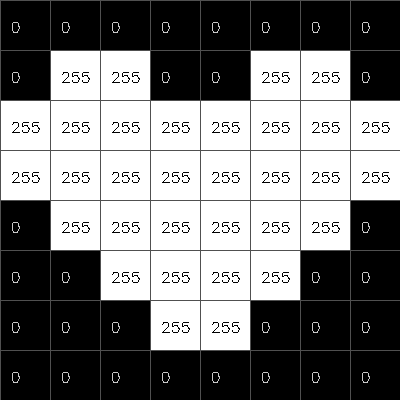
#> input picture 02_컴퓨터비전_물체인식/matrix_test.png, 400 x 400 px
$ python -i webcam_gradio.py   (imports and definitions only)
#> lines starting #> are read from the running program, lines starting #| are printed output that depends on the picture; after the words box and inside, x2 and y2 are one past the last pixel; in counts of white or black regions, pixels touching at a corner belong together
#> further down, picture is the input picture: shape (400, 400, 3); min 0, max 255, mean 122.6
"""
[실습 1-4B] Gradio 웹캠 버전
구글 코랩의 eval_js 대신 Gradio로 웹캠 사진을 찍고 Canny 테두리를 확인합니다.

준비: pip install gradio opencv-python numpy
실행: python webcam_gradio.py
"""

import gradio as gr
import numpy as np
import cv2

def detect_edges(img, low=50, high=150):
    """웹캠 이미지에 Canny 테두리 검출 적용"""
#> called with low = 50, high = 150
    if img is None:
        return None, None
    # 그레이스케일 변환
    img = np.asarray(img)
    if img.ndim == 3 and img.shape[2] == 4:   # 투명도(알파)가 붙은 사진이면 RGB로
        img = cv2.cvtColor(img, cv2.COLOR_RGBA2RGB)
    if img.ndim == 2:                         # 흑백 사진이면 색 채널을 만들어 줘요
        img = cv2.cvtColor(img, cv2.COLOR_GRAY2RGB)
    gray = cv2.cvtColor(img, cv2.COLOR_RGB2GRAY)
    # Canny 테두리 검출 (하한이 상한보다 크면 서로 바꿔요)
    low, high = sorted((int(low), int(high)))
    edges = cv2.Canny(gray, low, high)
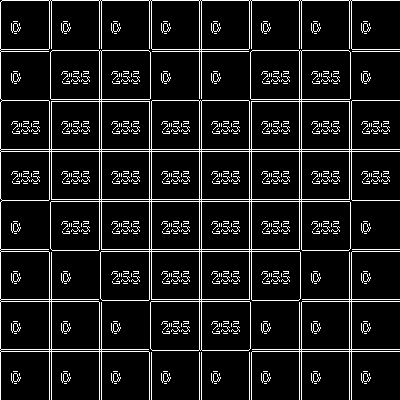
#> edges: shape (400, 400); 9.8% white in thin lines or dots
    # 원본에 테두리 오버레이 (빨간색)
    overlay = img.copy()
    overlay[edges > 0] = [255, 0, 0]
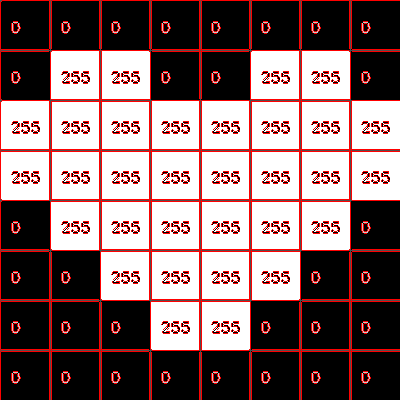
#> overlay: shape (400, 400, 3); 9.81% of pixels changed, all inside (x1, y1, x2, y2) = (0, 0, 400, 400)
    return overlay, edges

# [17 lines not run here, left out]

>>> import cv2
>>> picture = cv2.cvtColor(cv2.imread('matrix_test.png'), cv2.COLOR_BGR2RGB)
>>> result = detect_edges(picture)
